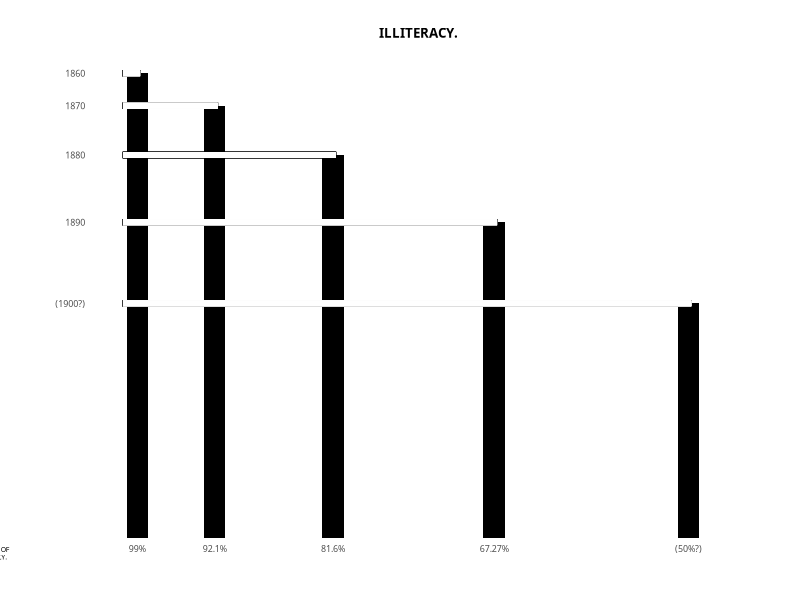

Write R code to recreate this figure. (Note: this script raises an error after producing the figure.)
# Load libraries
library(tidyverse)

# Create dataframe
pct_x <- c(99, 92.1, 81.6, 67.27, 50)
pct_y <- c(99, 92.1, 81.6, 67.27, 50)
year_label <- c("1860", "1870", "1880", "1890", "1900")
pct_label <- c("99%", "92.1%", "81.6%", "67.27%", "(50%?)")
df <- tibble(pct_x, pct_y, pct_label, year_label)

# Plot
ggplot(df) +
  
    # Black vertical bars
    geom_bar(aes(x = -pct_x, y = pct_y), stat = "identity", width = 1.89, fill = "black") +
    
    # Black horiztonal segments (the "outline")
    geom_segment(aes(x = -99, y = 99, xend = -100, yend = 99), 
                 stat = "identity", size = 2.2, colour = "black", lineend = "square") +
    geom_segment(aes(x = -92.1, y = 92.1, xend = -100, yend = 92.1), 
                 stat = "identity", size = 2.2, colour = "black", lineend = "square") +
    geom_segment(aes(x = -81.6, y = 81.6, xend = -100, yend = 81.6), 
                 stat = "identity", size = 2.2, colour = "black", lineend = "square") +
    geom_segment(aes(x = -67.27, y = 67.27, xend = -100, yend = 67.27), 
                 stat = "identity", size = 2.2, colour = "black", lineend = "square") +
    geom_segment(aes(x = -50, y = 50, xend = -100, yend = 50), 
                 stat = "identity", size = 2.2, colour = "black", lineend = "square") +
  
    # White horizontal segments (the "fill")
    geom_segment(aes(x = -99, y = 99, xend = -100, yend = 99), 
                 stat = "identity", size = 2.0, colour = "white", lineend = "square") +
    geom_segment(aes(x = -92.1, y = 92.1, xend = -100, yend = 92.1), 
                 stat = "identity", size = 2.0, colour = "white", lineend = "square") +
    geom_segment(aes(x = -81.6, y = 81.6, xend = -100, yend = 81.6), 
                 stat = "identity", size = 2.0, colour = "white", lineend = "square") +
    geom_segment(aes(x = -67.27, y = 67.27, xend = -100, yend = 67.27), 
                 stat = "identity", size = 2.0, colour = "white", lineend = "square") +
    geom_segment(aes(x = -50, y = 50, xend = -100, yend = 50), 
                 stat = "identity", size = 2.0, colour = "white", lineend = "square") +
  
  # x axis labels
  scale_x_continuous(breaks = c(-99, -92.1, -81.6, -67.27, -50), 
                     limits = c(-103, -45), 
                     label = pct_label,
                     name = str_wrap("PERCENT OF ILLITERACY.", 10),
                     expand=c(0,0)) +
  
  # y axis labels
  scale_y_continuous(breaks = c(50, 67.27, 81.6, 92.1, 99), 
                     limits = c(0, 103),
                     label = c("(1900?)", "1890", "1880", "1870", "1860"),
                     expand=c(0,0)) +

  # theme
  theme(text = element_text(family = "Rajdhani", size = 8, colour = "black"),
        plot.margin = margin(20, 40, 20, 40),
        panel.background = element_blank(),
        axis.title.y = element_blank(),
        axis.title.x = element_text(hjust = -0.2, vjust = 6.4, size = 5),
        axis.ticks = element_blank(),
        panel.grid = element_blank(),
        plot.title = element_text(hjust = 0.5, face = "bold", margin = margin(0,0,10,0))) +
  
  # title
  labs(title = "ILLITERACY.") +

  # save as png
  ggsave("illiteracy.png", height = 12, width = 9, unit = "cm")
